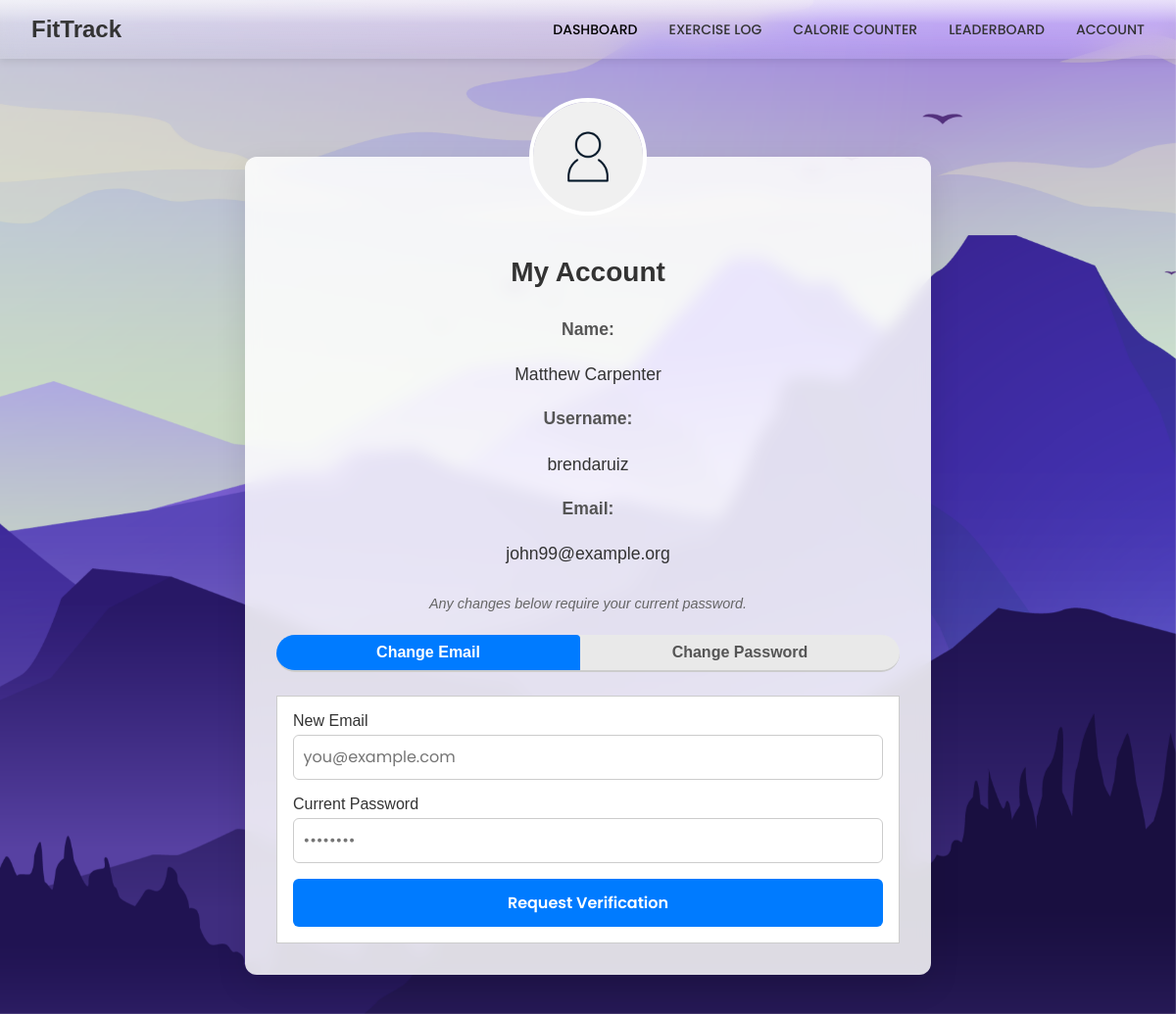
Page /account (signed in) on the committed database.
### app/models.py (models this page shows)
class User(db.Model):
    __tablename__ = "user"
    id = db.Column(db.Integer, primary_key=True)
    username = db.Column(db.String(100), unique=True, nullable=False)
    full_name = db.Column(db.String(100), nullable=False)
    email = db.Column(db.String(100), unique=True, nullable=False)
    password = db.Column(db.String(100), nullable=False)
    team = db.Column(db.String(100), nullable=True)
    profile_img = db.Column(db.String(255), nullable=True)
    reset_token = db.Column(db.String(100), nullable=True)
    verification_token = db.Column(db.String(100), nullable=True)
    is_verified = db.Column(db.Boolean, default=False)
    email_change_token = db.Column(db.String(64), nullable=True)
    new_email_temp = db.Column(db.String(120), nullable=True)
    exercises = db.relationship('Exercise', backref='user', lazy=True)
    meals = db.relationship('Meal', backref='user', lazy=True)
    exercise_logs = db.relationship('ExerciseLog', backref='user', lazy=True)
    meal_logs = db.relationship('MealLog', backref='user', lazy=True)

### app/auth.py (the view)
@app.route('/account')
def account():
    if 'user_id' not in session:
        return redirect(url_for('login'))  # Force login if not logged in
    user_id = session['user_id']
    user = User.query.get(user_id)
    return render_template('account.html', user=user)

### app/templates/account.html (shortened to what this page needs)
{% extends "baselogin.html" %}
{% block head %}
  <link rel="stylesheet" href="{{ url_for('static', filename='css/account.css') }}">
{% endblock %}
{% block header %}
  {% include 'header.html' %}
{% endblock %}
{% block content %}
<div class="container-fluid account-page">
  <div class="account-card">
    <form action="{{ url_for('upload_avatar') }}" method="POST" enctype="multipart/form-data" class="avatar-wrapper">
      <label for="avatar-input">
        <img src="{{ url_for('static', filename=user.profile_img or 'images/avatar.webp') }}" alt="Profile avatar" class="avatar">
      </label>
    </form>
    <h2 class="account-heading">My Account</h2>
    <div class="account-info">
      <p class="info-item"><strong>Name:</strong><br>{{ user.full_name }}</p>
      <p class="info-item"><strong>Username:</strong><br>{{ user.username }}</p>
      <p class="info-item"><strong>Email:</strong><br>{{ user.email }}</p>
    </div>
    <p class="info-note">Any changes below require your current password.</p>
    <ul class="tabs" role="tablist">
      <li class="tab-link active" data-tab="tab-email">Change Email</li>
      <li class="tab-link" data-tab="tab-password">Change Password</li>
    </ul>
    <div id="tab-email" class="tab-content active">
      <form action="{{ url_for('settings') }}" method="POST">
        <div class="form-group">
          <label for="new_email">New Email</label>
          <input type="email" id="new_email" name="new_email" placeholder="you@example.com" required>
        </div>
        <div class="form-group">
          <label for="current_password_email">Current Password</label>
          <input type="password" id="current_password_email" name="current_password" placeholder="••••••••" required>
        </div>
        <button type="submit" class="btn">Request Verification</button>
      </form>
    </div>
  </div>
</div>
{% endblock %}

### app/static/css/login_page.css (style rules this page uses)
:root { --white-color: hsl(0, 0%, 100%); --black-color: hsl(0, 0%, 0%); --body-font: "Poppins", sans-serif; --h1-font-size: 2rem; --normal-font-size: 1rem; --small-font-size: 0.813rem; }
* { box-sizing: border-box; padding: 0; margin: 0; }
body, input, button { font-family: var(--body-font); font-size: var(--normal-font-size); }
img { display: block; max-width: 100%; height: auto; }

### app/static/css/styles.css (style rules this page uses)
* { margin: 0; padding: 0; box-sizing: border-box; }
body { font-family: Arial, sans-serif; background-color: #f9f9f9; color: #333; }
button, .btn-link { margin-top: 0.5rem; padding: 0.4rem 0.8rem; border: 1px solid #007BFF; background-color: #007BFF; color: #fff; border-radius: 4px; cursor: pointer; font-size: 0.9rem; }
.info-note { font-style: italic; color: #555; margin-bottom: 1.5rem; }
.tabs { list-style: none; padding: 0; display: flex; border-bottom: 2px solid #ccc; margin-bottom: 1rem; }
.tab-link { padding: 0.5rem 1rem; cursor: pointer; border: 1px solid transparent; margin-right: 0.5rem; border-top-left-radius: 4px; border-top-right-radius: 4px; }
.tab-content { display: none; border: 1px solid #ccc; padding: 1rem; background-color: #fff; }
.form-group { margin-bottom: 1rem; }
.form-group label { display: block; margin-bottom: 0.5rem; font-weight: bold; }
.form-group input { width: 100%; padding: 0.5rem; border: 1px solid #ccc; border-radius: 4px; }

### app/static/css/account.css (style rules this page uses)
.account-page .account-card { position: relative; z-index: 1; width: 90%; max-width: 700px; margin: 100px auto 40px; padding: 2rem; background: rgba(255, 255, 255, 0.85); border-radius: 12px; box-shadow: 0 12px 32px rgba(0, 0, 0, 0.1); backdrop-filter: blur(8px); }
.account-page .avatar-wrapper { position: absolute; top: -60px; left: 50%; transform: translateX(-50%); z-index: 2; }
.account-page .avatar-wrapper .avatar { width: 120px; height: 120px; border-radius: 50%; border: 4px solid #fff; object-fit: cover; cursor: pointer; }
.account-page .account-heading { margin-top: 70px; font-size: 1.75rem; font-weight: 700; text-align: center; color: #333; }
.account-page .account-info { margin: 2rem 0; }
.account-page .account-info .info-item { display: block; text-align: center; margin: 1.5rem 0; font-size: 1.1rem; line-height: 1.2; }
.account-page .account-info .info-item strong { display: block; margin-bottom: 0.25rem; color: #555; }
.account-page .info-note { font-size: 0.9rem; color: #666; text-align: center; margin-bottom: 1.5rem; }
.account-page .tabs { display: flex; background: #e9e9e9; border-radius: 999px; overflow: hidden; margin-bottom: 1.5rem; list-style: none; padding: 0; }
.account-page .tab-link { flex: 1; text-align: center; padding: 0.5rem 0; cursor: pointer; font-weight: 600; color: #555; transition: background 0.2s, color 0.2s; }
.account-page .tab-link.active { background: #007bff; color: #fff; }
.account-page .tab-content { display: none; }
.account-page .tab-content.active { display: block; }
.account-page .form-group { margin-bottom: 1rem; }
.account-page .form-group label { display: block; margin-bottom: 0.3rem; font-weight: 500; color: #333; }
.account-page .form-group input { width: 100%; padding: 0.6rem; font-size: 1rem; border: 1px solid #ccc; border-radius: 6px; box-sizing: border-box; }
.account-page .btn { display: block; width: 100%; padding: 0.75rem; font-size: 1rem; font-weight: 600; text-align: center; background: #007bff; color: #fff; border: none; border-radius: 6px; cursor: pointer; transition: background 0.2s; }

### rows in the picture
User: full_name "Matthew Carpenter", username "brendaruiz", email "john99@example.org"
